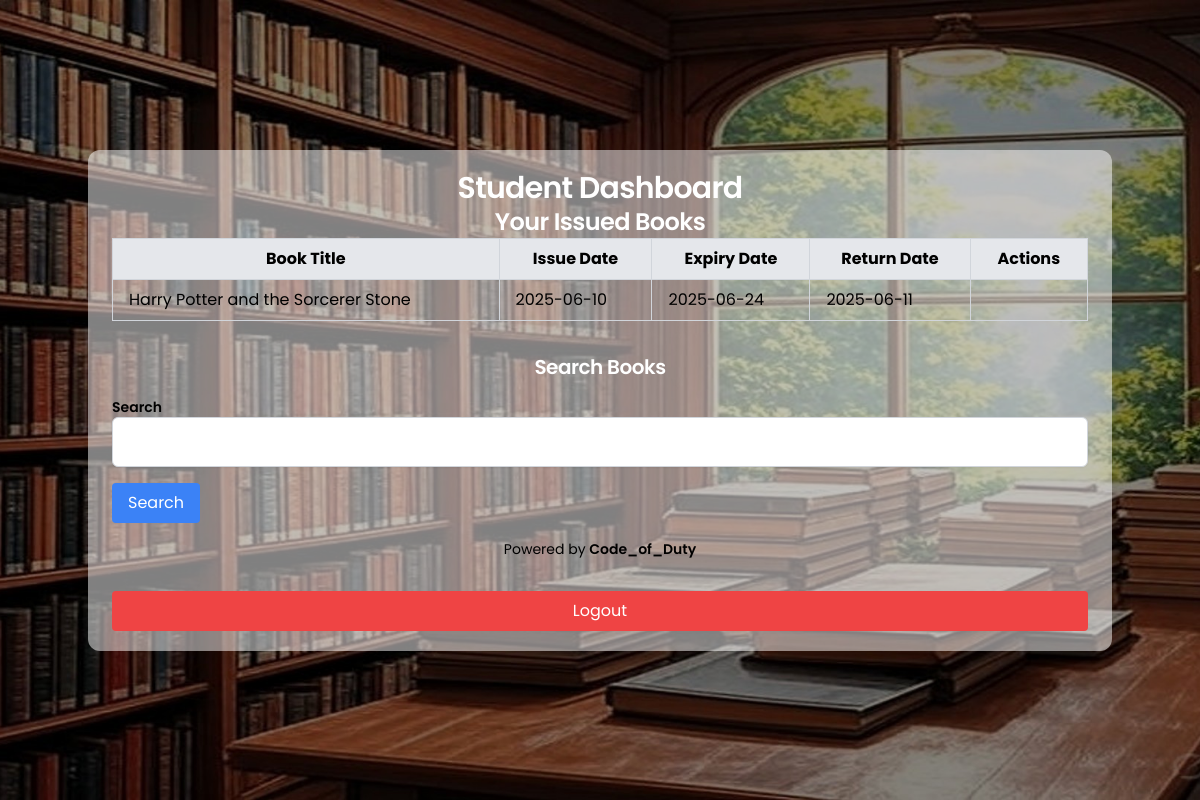
The app's page /student_dashboard (signed in) with its own data.
### tables this page shows
CREATE TABLE issued_books (id INTEGER PRIMARY KEY, book_id INTEGER, student_id INTEGER, issue_date TEXT, expiry_date TEXT, return_date TEXT);

CREATE TABLE books (id INTEGER PRIMARY KEY, title TEXT, author TEXT, isbn TEXT, status TEXT DEFAULT 'Available');

### library_management.py (the view)
@app.route('/student_dashboard')
@role_required('student')
def student_dashboard():
    student_id = session['student_id']
    try:
        with sqlite3.connect('library.db') as conn:
            cursor = conn.cursor()
            cursor.execute('SELECT ib.id, b.title, ib.issue_date, ib.expiry_date, ib.return_date FROM issued_books ib JOIN books b ON ib.book_id = b.id WHERE ib.student_id = ?', (student_id,))
            issued_books = cursor.fetchall()
        return render_template('student_dashboard.html', issued_books=issued_books)
    except sqlite3.Error:
        flash('Database error', 'error')
        return redirect(url_for('index'))

### library_management.py (called while the page is built)
def role_required(role):
    def decorator(f):
        @wraps(f)
        def decorated_function(*args, **kwargs):
            if 'role' not in session or session['role'] != role:
                flash('Access denied', 'error')
                return redirect(url_for('index'))
            return f(*args, **kwargs)
        return decorated_function
    return decorator

### templates/student_dashboard.html (shortened to what this page needs)
{% extends "base.html" %}
{% block content %}
<div class="fixed inset-0 bg-cover bg-center bg-no-repeat"
     style="background-image: url('{{ url_for('static', filename='images/pic4.jpg') }}'); z-index: -1;">
</div>
<div class="min-h-screen flex items-center justify-center p-4">
 <div class="w-full max-w-5xl bg-white bg-opacity-50 backdrop-blur-sm rounded-xl shadow-xl overflow-hidden">
     <div class="bg-[#C4A484] px-6 py-5">
<h2 class="text-3xl font-semibold text-white text-center tracking-tight">Student Dashboard</h2>
<h3 class="text-2xl font-semibold text-white text-center tracking-tight">Your Issued Books</h3>
<table class="w-full border-collapse border border-gray-300 mb-8">
    <thead>
        <tr class="bg-gray-200">
            <th class="border border-gray-300 px-4 py-2">Book Title</th>
            <th class="border border-gray-300 px-4 py-2">Issue Date</th>
            <th class="border border-gray-300 px-4 py-2">Expiry Date</th>
            <th class="border border-gray-300 px-4 py-2">Return Date</th>
            <th class="border border-gray-300 px-4 py-2">Actions</th>
        </tr>
    </thead>
    <tbody>
        {% for ib in issued_books %}
        <tr>
            <td class="border border-gray-300 px-4 py-2">{{ ib[1] | e }}</td>
            <td class="border border-gray-300 px-4 py-2">{{ ib[2] }}</td>
            <td class="border border-gray-300 px-4 py-2">{{ ib[3] }}</td>
            <td class="border border-gray-300 px-4 py-2">{{ ib[4] if ib[4] else 'Not Returned' }}</td>
            <td class="border border-gray-300 px-4 py-2">
            </td>
        </tr>
        {% endfor %}
    </tbody>
</table>
<h3 class="text-xl font-semibold text-white text-center tracking-tight">Search Books</h3>
<form method="POST" action="{{ url_for('search_books') }}" class="space-y-4 mb-8">
    <div>
        <label for="search_query" class="block text-sm font-semibold text-white-700">Search</label>
        <input type="text" name="search_query" id="search_query" class="w-full px-4 py-3 border border-gray-300 rounded-md shadow-sm">
    </div>
    <button type="submit" class="bg-blue-500 text-white px-4 py-2 rounded">Search</button>
        <footer class="text-center text-sm mt-12 mb-6">
        <p class="drop-shadow-md">Powered by <span class="font-semibold">Code_of_Duty</span></p>
    </footer>
</form>
<a href="{{ url_for('logout') }}" class="block bg-red-500 text-white px-4 py-2 rounded text-center">Logout</a>
{% endblock %}

### templates/base.html (style rules this page uses)
html, body { height: 100%; margin: 0; padding: 0; font-family: 'Poppins', sans-serif; overflow-x: hidden; }

### records on screen
issued_books: title "Harry Potter and the Sorcerer Stone", issue_date "2025-06-10", expiry_date "2025-06-24", return_date "2025-06-11"
